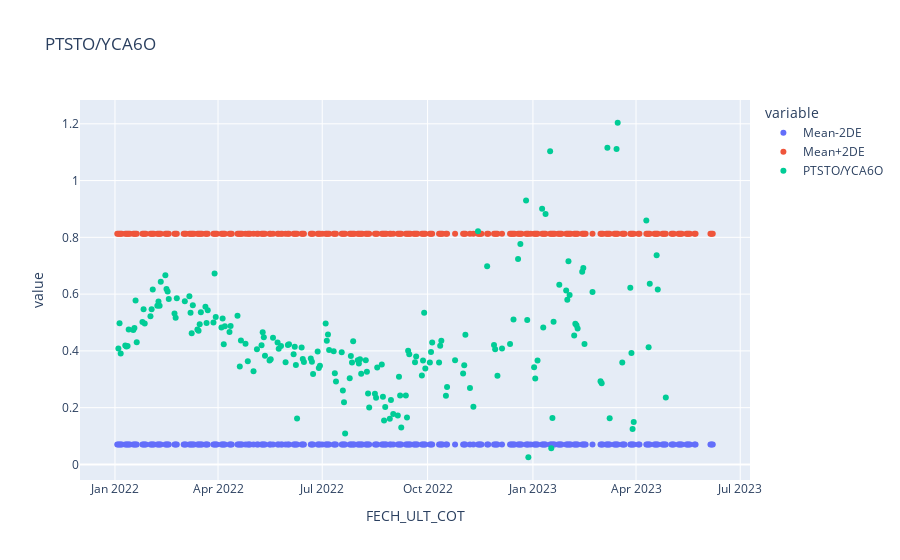
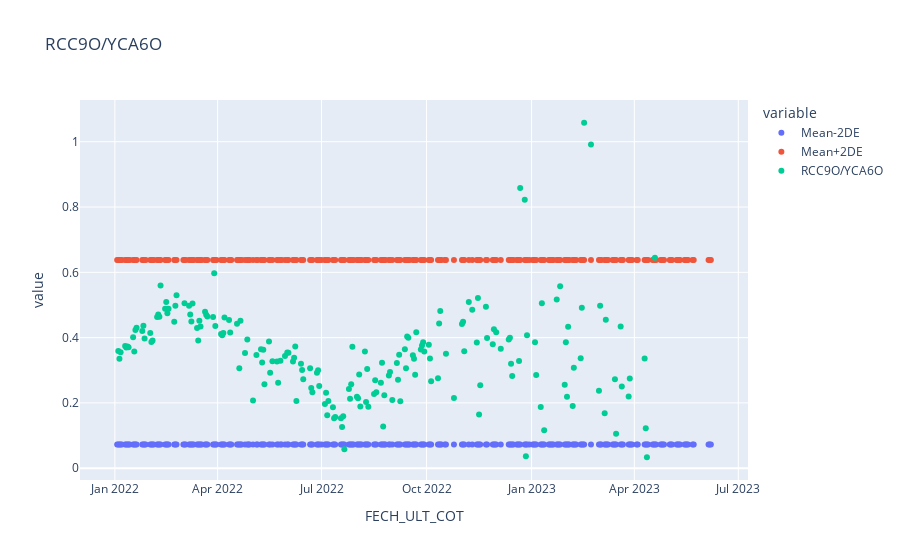
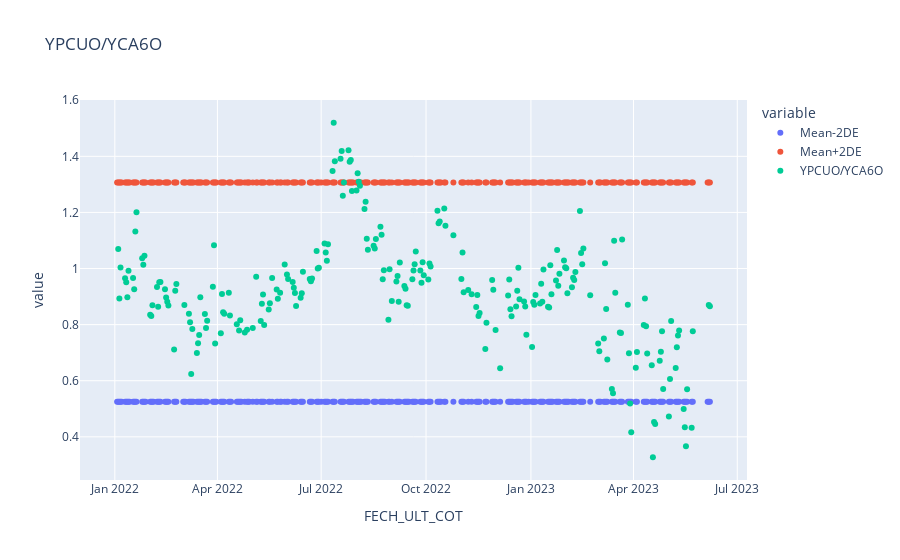
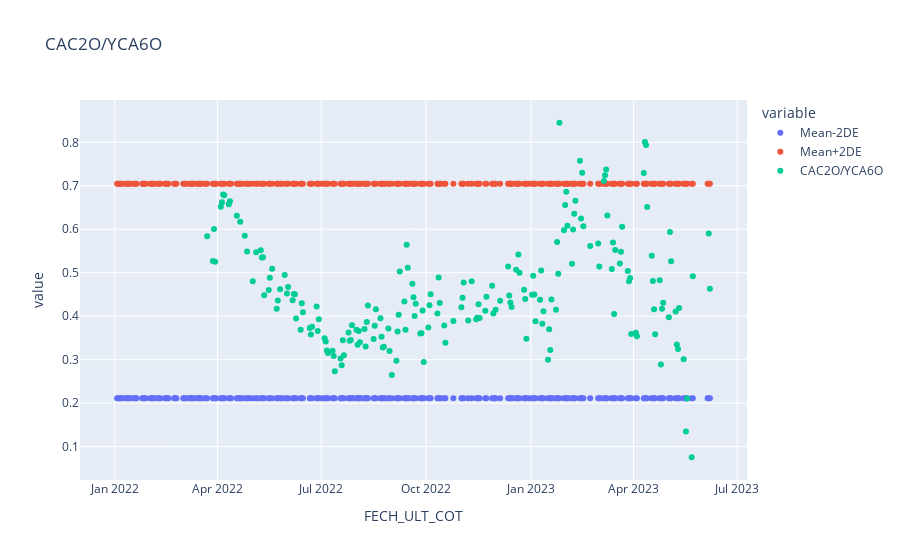

Source (notebook cell) for these figures, in order:
### Code cell
cocientes=pd.DataFrame(columns=["FECH_ULT_COT"])
#agarra el df de antes (el master que tiene toda la info de los tickers historicos y hace una pivot donde pone los tickers en las columnas, las fechas en las filas y los valores de tir en los valores)
tirs=pd.pivot_table(master_df, values="TIR_ANUAL", index="FECH_ULT_COT", columns="TICKER", aggfunc='mean', fill_value=None).reset_index()

#Para cada ticker
for ticker in tickers:
    #Y parada ticker comprado
    for compra in comprado:
        #crea un df vacio que solo tiene la columna FECH_ULT_COT
        cocientes=pd.DataFrame(columns=["FECH_ULT_COT"])
        #Y la llena con las fechas de las que tenemos informacion de tirs
        cocientes["FECH_ULT_COT"]=tirs["FECH_ULT_COT"]
        #Crea una columna llamada ticker/ticker_comprado que contiene ese cociente
        cocientes[f"{ticker}/{compra}"]=tirs[ticker]/tirs[compra]
        # Calcula el promedio del cociente
        cocientes['Mean']= (cocientes[f"{ticker}/{compra}"]).mean()
        # Calcula la media + 2 desvios estándar
        cocientes['Mean-2DE']= cocientes['Mean']- (2 * cocientes[f"{ticker}/{compra}"].std())
        # Calcula la media - 2 desvios estándar
        cocientes['Mean+2DE']= cocientes['Mean'] + (2 * cocientes[f"{ticker}/{compra}"].std())
        #Si el cociente de hoy es mas grande que el promedio historico + 2 DE, entonces imprime una alerta en el titulo del gráfico
        if cocientes[f"{ticker}/{compra}"].iloc[-1]>cocientes['Mean+2DE'].iloc[-1]:
            alert="###### OPORTUNIDAD DE COMPRA ###### OPORTUNIDAD DE COMPRA ###### OPORTUNIDAD DE COMPRA ######"
        else: alert=""
        # Create the scatter plot using Plotly Express
        fig = px.scatter(cocientes, x='FECH_ULT_COT', y=['Mean-2DE','Mean+2DE',f"{ticker}/{compra}"],title=f"{ticker}/{compra}    {alert}")
        # Show the plot
        fig.show()

### Figure 1 — Plotly figure (JSON) as saved in the notebook; plotly's stock layout.template omitted (floating-point values rounded to 4 significant figures; data arrays with more than 128 entries replaced by an {"elided": "..."} marker saying what was removed)
{"data": [{"hovertemplate": "variable=Mean-2DE<br>FECH_ULT_COT=%{x}<br>value=%{y}<extra></extra>", "legendgroup": "Mean-2DE", "marker": {"color": "#636efa", "symbol": "circle"}, "mode": "markers", "name": "Mean-2DE", "orientation": "v", "showlegend": true, "type": "scatter", "x": {"elided": "271 str values"}, "xaxis": "x", "y": {"elided": "271 float values"}, "yaxis": "y"}, {"hovertemplate": "variable=Mean+2DE<br>FECH_ULT_COT=%{x}<br>value=%{y}<extra></extra>", "legendgroup": "Mean+2DE", "marker": {"color": "#EF553B", "symbol": "circle"}, "mode": "markers", "name": "Mean+2DE", "orientation": "v", "showlegend": true, "type": "scatter", "x": {"elided": "271 str values"}, "xaxis": "x", "y": {"elided": "271 float values"}, "yaxis": "y"}, {"hovertemplate": "variable=PTSTO/YCA6O<br>FECH_ULT_COT=%{x}<br>value=%{y}<extra></extra>", "legendgroup": "PTSTO/YCA6O", "marker": {"color": "#00cc96", "symbol": "circle"}, "mode": "markers", "name": "PTSTO/YCA6O", "orientation": "v", "showlegend": true, "type": "scatter", "x": {"elided": "271 str values"}, "xaxis": "x", "y": {"elided": "271 float values"}, "yaxis": "y"}], "layout": {"legend": {"title": {"text": "variable"}, "tracegroupgap": 0}, "title": {"text": "PTSTO/YCA6O    "}, "xaxis": {"anchor": "y", "domain": [0, 1], "title": {"text": "FECH_ULT_COT"}}, "yaxis": {"anchor": "x", "domain": [0, 1], "title": {"text": "value"}}}}

### Figure 2 — Plotly figure (JSON) as saved in the notebook; plotly's stock layout.template omitted (floating-point values rounded to 4 significant figures; data arrays with more than 128 entries replaced by an {"elided": "..."} marker saying what was removed)
{"data": [{"hovertemplate": "variable=Mean-2DE<br>FECH_ULT_COT=%{x}<br>value=%{y}<extra></extra>", "legendgroup": "Mean-2DE", "marker": {"color": "#636efa", "symbol": "circle"}, "mode": "markers", "name": "Mean-2DE", "orientation": "v", "showlegend": true, "type": "scatter", "x": {"elided": "271 str values"}, "xaxis": "x", "y": {"elided": "271 float values"}, "yaxis": "y"}, {"hovertemplate": "variable=Mean+2DE<br>FECH_ULT_COT=%{x}<br>value=%{y}<extra></extra>", "legendgroup": "Mean+2DE", "marker": {"color": "#EF553B", "symbol": "circle"}, "mode": "markers", "name": "Mean+2DE", "orientation": "v", "showlegend": true, "type": "scatter", "x": {"elided": "271 str values"}, "xaxis": "x", "y": {"elided": "271 float values"}, "yaxis": "y"}, {"hovertemplate": "variable=RCC9O/YCA6O<br>FECH_ULT_COT=%{x}<br>value=%{y}<extra></extra>", "legendgroup": "RCC9O/YCA6O", "marker": {"color": "#00cc96", "symbol": "circle"}, "mode": "markers", "name": "RCC9O/YCA6O", "orientation": "v", "showlegend": true, "type": "scatter", "x": {"elided": "271 str values"}, "xaxis": "x", "y": {"elided": "271 float values"}, "yaxis": "y"}], "layout": {"legend": {"title": {"text": "variable"}, "tracegroupgap": 0}, "title": {"text": "RCC9O/YCA6O    "}, "xaxis": {"anchor": "y", "domain": [0, 1], "title": {"text": "FECH_ULT_COT"}}, "yaxis": {"anchor": "x", "domain": [0, 1], "title": {"text": "value"}}}}

### Figure 3 — Plotly figure (JSON) as saved in the notebook; plotly's stock layout.template omitted (floating-point values rounded to 4 significant figures; data arrays with more than 128 entries replaced by an {"elided": "..."} marker saying what was removed)
{"data": [{"hovertemplate": "variable=Mean-2DE<br>FECH_ULT_COT=%{x}<br>value=%{y}<extra></extra>", "legendgroup": "Mean-2DE", "marker": {"color": "#636efa", "symbol": "circle"}, "mode": "markers", "name": "Mean-2DE", "orientation": "v", "showlegend": true, "type": "scatter", "x": {"elided": "271 str values"}, "xaxis": "x", "y": {"elided": "271 float values"}, "yaxis": "y"}, {"hovertemplate": "variable=Mean+2DE<br>FECH_ULT_COT=%{x}<br>value=%{y}<extra></extra>", "legendgroup": "Mean+2DE", "marker": {"color": "#EF553B", "symbol": "circle"}, "mode": "markers", "name": "Mean+2DE", "orientation": "v", "showlegend": true, "type": "scatter", "x": {"elided": "271 str values"}, "xaxis": "x", "y": {"elided": "271 float values"}, "yaxis": "y"}, {"hovertemplate": "variable=YPCUO/YCA6O<br>FECH_ULT_COT=%{x}<br>value=%{y}<extra></extra>", "legendgroup": "YPCUO/YCA6O", "marker": {"color": "#00cc96", "symbol": "circle"}, "mode": "markers", "name": "YPCUO/YCA6O", "orientation": "v", "showlegend": true, "type": "scatter", "x": {"elided": "271 str values"}, "xaxis": "x", "y": {"elided": "271 float values"}, "yaxis": "y"}], "layout": {"legend": {"title": {"text": "variable"}, "tracegroupgap": 0}, "title": {"text": "YPCUO/YCA6O    "}, "xaxis": {"anchor": "y", "domain": [0, 1], "title": {"text": "FECH_ULT_COT"}}, "yaxis": {"anchor": "x", "domain": [0, 1], "title": {"text": "value"}}}}

### Figure 4 — Plotly figure (JSON) as saved in the notebook; plotly's stock layout.template omitted (floating-point values rounded to 4 significant figures; data arrays with more than 128 entries replaced by an {"elided": "..."} marker saying what was removed)
{"data": [{"hovertemplate": "variable=Mean-2DE<br>FECH_ULT_COT=%{x}<br>value=%{y}<extra></extra>", "legendgroup": "Mean-2DE", "marker": {"color": "#636efa", "symbol": "circle"}, "mode": "markers", "name": "Mean-2DE", "orientation": "v", "showlegend": true, "type": "scatter", "x": {"elided": "271 str values"}, "xaxis": "x", "y": {"elided": "271 float values"}, "yaxis": "y"}, {"hovertemplate": "variable=Mean+2DE<br>FECH_ULT_COT=%{x}<br>value=%{y}<extra></extra>", "legendgroup": "Mean+2DE", "marker": {"color": "#EF553B", "symbol": "circle"}, "mode": "markers", "name": "Mean+2DE", "orientation": "v", "showlegend": true, "type": "scatter", "x": {"elided": "271 str values"}, "xaxis": "x", "y": {"elided": "271 float values"}, "yaxis": "y"}, {"hovertemplate": "variable=CAC2O/YCA6O<br>FECH_ULT_COT=%{x}<br>value=%{y}<extra></extra>", "legendgroup": "CAC2O/YCA6O", "marker": {"color": "#00cc96", "symbol": "circle"}, "mode": "markers", "name": "CAC2O/YCA6O", "orientation": "v", "showlegend": true, "type": "scatter", "x": {"elided": "271 str values"}, "xaxis": "x", "y": {"elided": "271 float values"}, "yaxis": "y"}], "layout": {"legend": {"title": {"text": "variable"}, "tracegroupgap": 0}, "title": {"text": "CAC2O/YCA6O    "}, "xaxis": {"anchor": "y", "domain": [0, 1], "title": {"text": "FECH_ULT_COT"}}, "yaxis": {"anchor": "x", "domain": [0, 1], "title": {"text": "value"}}}}
